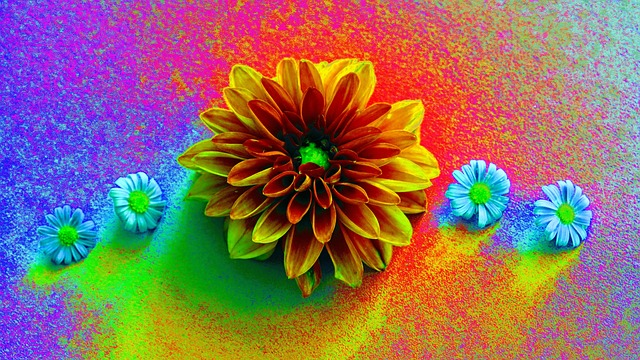
#> input picture ImageDataLoss/assets/flower-7392159_640.jpg, 640 x 360 px, found by its file name; the run also reads 1 picture not shown here
$ python t1_blurs_work.py
#> lines starting #> are read from the running program, lines starting #| are printed output that depends on the picture
### ImageDataLoss/tests/__init__.py
import cv2
import os
import datetime
import numpy as np

IMG_FLOWER_640 = "..\\assets\\flower-7392159_640.jpg"
IMG_FLOWER_1280 = "..\\assets\\flower-7392159_1280.jpg"
IMG_FLOWER_1920 = "..\\assets\\flower-7392159_1920.jpg"
IMG_PAPER_640 = "..\\assets\\paper-4180408_640.jpg"
IMG_PAPER_1280 = "..\\assets\\paper-4180408_1280.jpg"
IMG_E_EQ_MC2 = "..\\assets\\pexels-jeshoots-com-147458-714699.jpg"
IMG_DICE = "..\\assets\\pexels-pixabay-37534.jpg"
IMG_BOOKSHELF = "..\\assets\\pexels-rachel-claire-5490916.jpg"
IMG_MARKET = "..\\assets\\sarajevo-4505752_1280.jpg"


##### OS #####

# [18 lines left out: functions create_folder, read_image, not called in this run]


def write_image(image, file_name: str, folder_name: str):
    path = os.path.join(folder_name, file_name)
    cv2.imwrite(path, image)


def write_image_with_quality(image, file_name: str, folder_name: str, quality: int):
    path = os.path.join(folder_name, file_name)
    cv2.imwrite(path, image, [cv2.IMWRITE_JPEG_QUALITY, quality])


##### UTILS #####

def resize_image(image, width: int, height: int):
    return cv2.resize(image, (width, height))


def split_image_color_channels(image):
    return cv2.split(image)


def merge_image_color_channels(channels):
    return cv2.merge(channels)


def add_noise_to_image(image):
    noise = np.random.normal(0, 25, image.shape).astype(np.uint8)
    return cv2.add(image, noise)


##### BLURS #####

def gaussian_blur(image, kernel_size: int):
    return cv2.GaussianBlur(image, (kernel_size, kernel_size), 0)


def box_blur(image, kernel_size: int):
    return cv2.blur(image, (kernel_size, kernel_size))


def median_blur(image, kernel_size: int):
    return cv2.medianBlur(image, kernel_size)


# todo:
# - add bilateral blur
# - add motion blur (with diff kernels: vertical, horizontal, ...)
# - test: blur chaining, ???


BLURS = {
    "box": box_blur,
    "median": median_blur,
    "gaussian": gaussian_blur,
}

### ImageDataLoss/tests/t1_blurs_work.py
import cv2

from tests import IMG_FLOWER_640, IMG_FLOWER_1280, IMG_FLOWER_1920, resize_image, gaussian_blur, box_blur, median_blur

if __name__ == '__main__':
    image_640 = cv2.imread(IMG_FLOWER_640)
#> image_640 is the input picture: shape (360, 640, 3); mean B, G, R 100.3, 110.1, 144
    image_1280 = cv2.imread(IMG_FLOWER_1280)
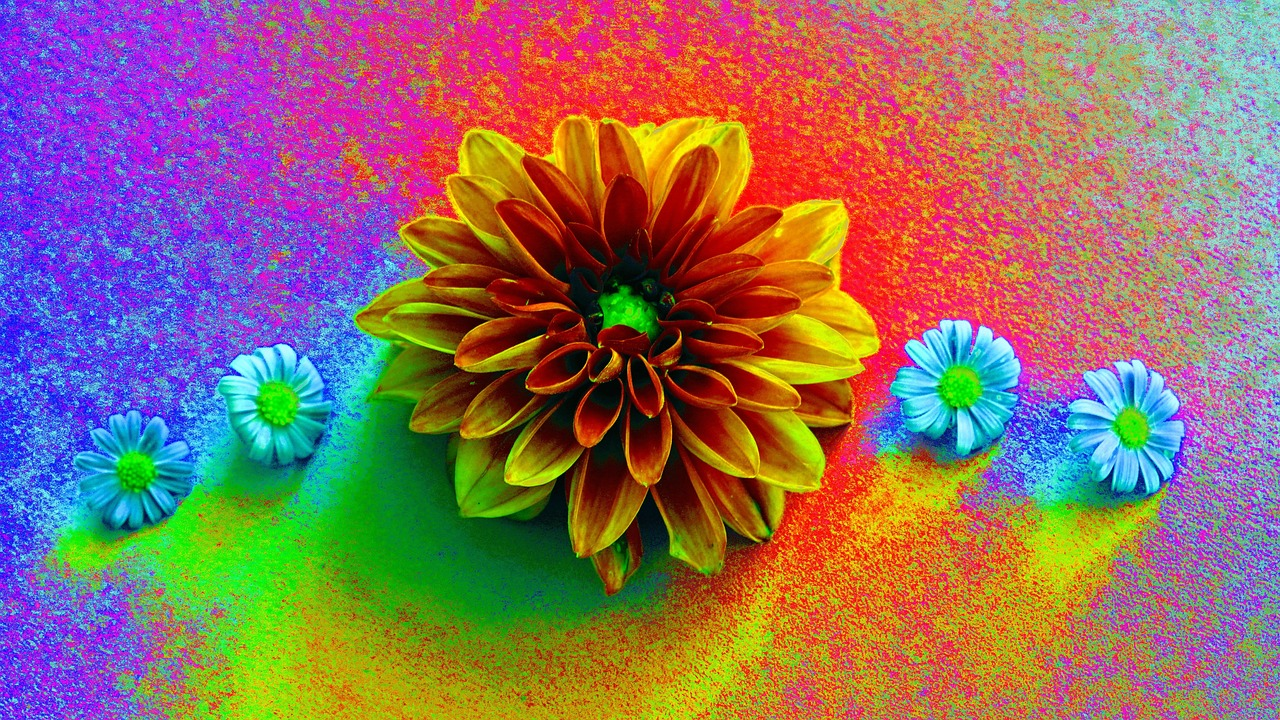
#> input picture ImageDataLoss/assets/flower-7392159_1280.jpg, 1280 x 720 px, found by its file name
#> image_1280 is the input picture: shape (720, 1280, 3); mean B, G, R 100.2, 110.2, 144
    image_1920 = cv2.imread(IMG_FLOWER_1920)

    blur = median_blur
    blurred_image_640 = blur(image_640, 5)
#> in median_blur, `return cv2.medianBlur(image, kernel_size)`:
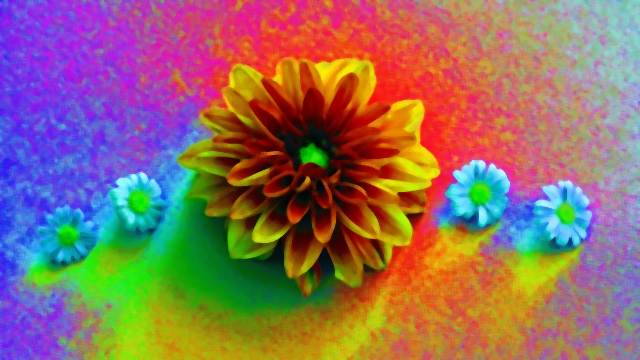
#> returned value: shape (360, 640, 3); mean of channels 0, 1, 2 99.6, 109.4, 143.8; drawn as B, G, R
    blurred_image_1280 = blur(image_1280, 5)
#> call 2 of median_blur, with kernel_size = 5
#> in median_blur (call 2), `return cv2.medianBlur(image, kernel_size)`:
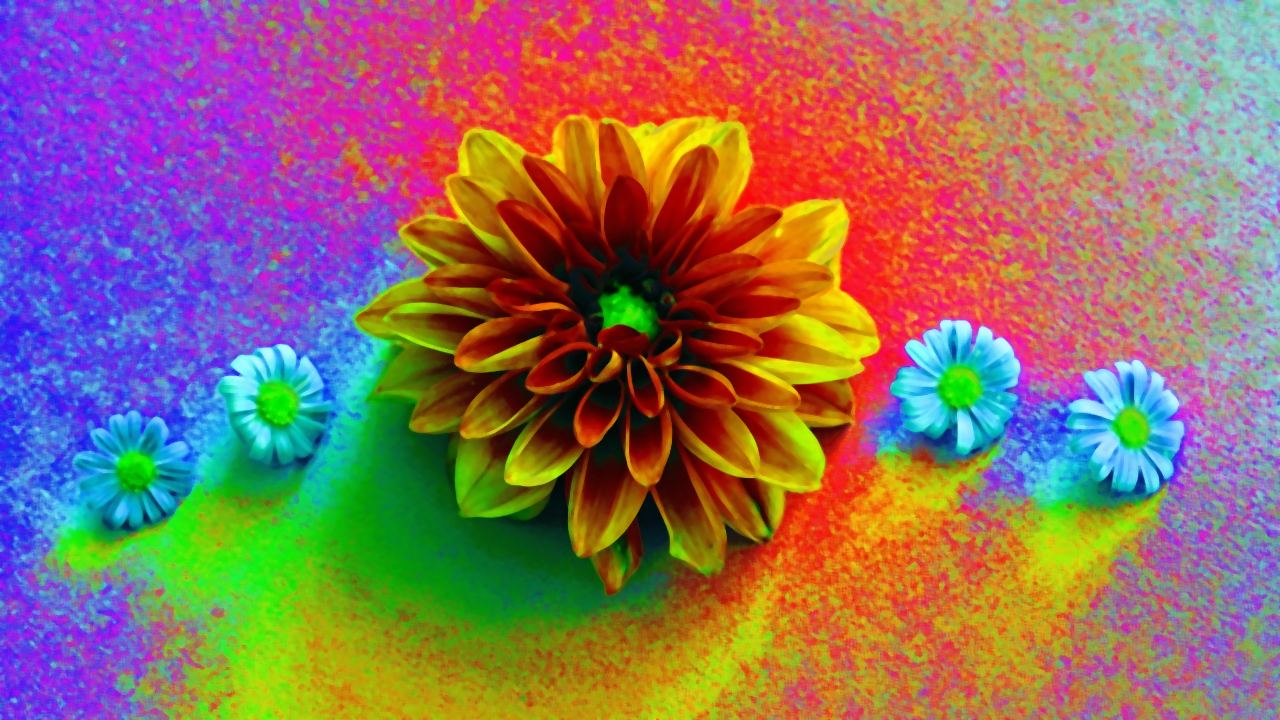
#> returned value: shape (720, 1280, 3); mean of channels 0, 1, 2 99.8, 109.8, 144; drawn as B, G, R
    blurred_image_1920 = blur(image_1920, 5)

    cv2.imshow("Original Image (640)", image_640)
    cv2.imshow("Blurred Image (640)", blurred_image_640)
    cv2.waitKey(0)
    cv2.destroyAllWindows()

    cv2.imshow("Original Image (1280)", resize_image(image_1280, 640, 360))
#> in resize_image, `return cv2.resize(image, (width, height))`:
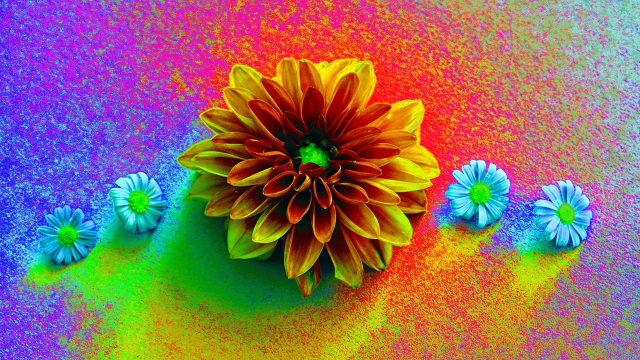
#> returned value: shape (360, 640, 3); mean of channels 0, 1, 2 100.3, 110.3, 144.2; drawn as B, G, R
    cv2.imshow("Blurred Image (1280)", resize_image(blurred_image_1280, 640, 360))
    # cv2.imshow("Original Image (1280)", image_1280)
    # cv2.imshow("Blurred Image (1280)", blurred_image_1280)
    cv2.waitKey(0)
    cv2.destroyAllWindows()

    cv2.imshow("Original Image (1920)", resize_image(image_1920, 640, 360))
#> call 3 of resize_image, with width = 640, height = 360
#> in resize_image (call 3), `return cv2.resize(image, (width, height))`:
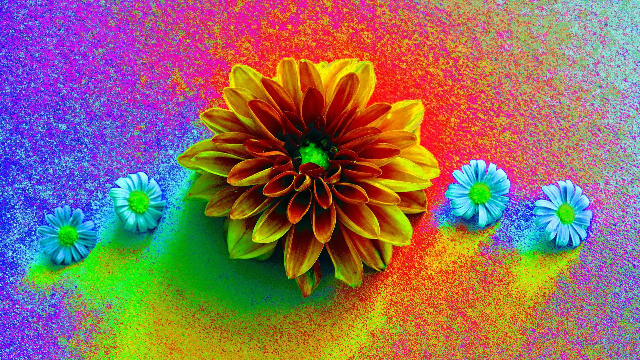
#> returned value: shape (360, 640, 3); mean of channels 0, 1, 2 99.9, 110.2, 143.9; drawn as B, G, R
    cv2.imshow("Blurred Image (1920)", resize_image(blurred_image_1920, 640, 360))
    # cv2.imshow("Original Image (1920)", image_1920)
    # cv2.imshow("Blurred Image (1920)", blurred_image_1920)
    cv2.waitKey(0)
    cv2.destroyAllWindows()
